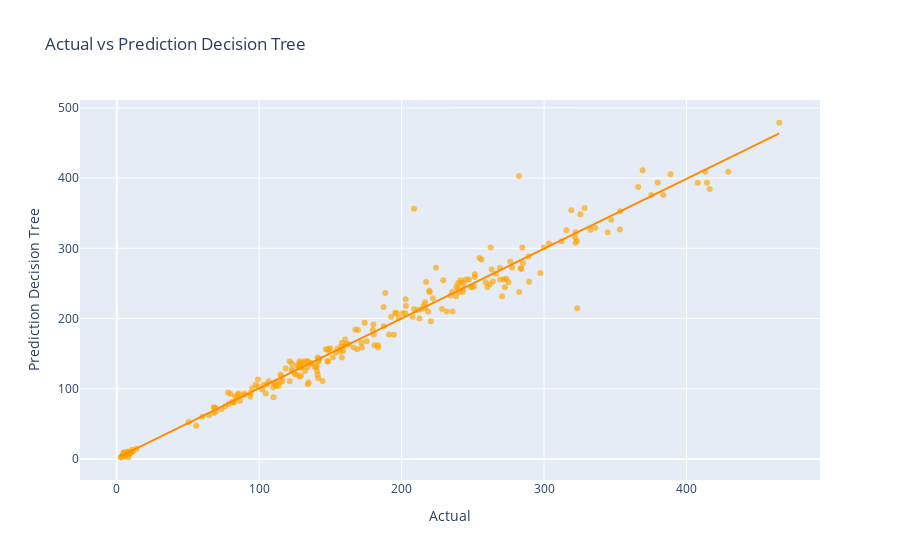

Notebook source saved alongside this figure:
### Code cell
px.scatter(
     x=Y_test, y=y_pred_DTR, opacity=0.65,
    trendline='ols', trendline_color_override='darkorange',
    labels = dict(x = "Actual",y = "Prediction Decision Tree"), color_discrete_sequence=['orange'],
   title = "Actual vs Prediction Decision Tree"
).show()

### Figure 1 — Plotly figure (JSON) as saved in the notebook; plotly's stock layout.template omitted (floating-point values rounded to 4 significant figures; data arrays with more than 128 entries replaced by an {"elided": "..."} marker saying what was removed)
{"data": [{"hovertemplate": "Actual=%{x}<br>Prediction Decision Tree=%{y}<extra></extra>", "legendgroup": "", "marker": {"color": "orange", "opacity": 0.65, "symbol": "circle"}, "mode": "markers", "name": "", "orientation": "v", "showlegend": false, "type": "scatter", "x": {"elided": "261 float values"}, "xaxis": "x", "y": {"elided": "261 float values"}, "yaxis": "y"}, {"hovertemplate": "<b>OLS trendline</b><br>y = 0.994358 * x + 1.2276<br>R<sup>2</sup>=0.967599<br><br>Actual=%{x}<br>Prediction Decision Tree=%{y} <b>(trend)</b><extra></extra>", "legendgroup": "", "line": {"color": "darkorange"}, "marker": {"color": "orange", "symbol": "circle"}, "mode": "lines", "name": "", "showlegend": false, "type": "scatter", "x": {"elided": "261 float values"}, "xaxis": "x", "y": {"elided": "261 float values"}, "yaxis": "y"}], "layout": {"legend": {"tracegroupgap": 0}, "title": {"text": "Actual vs Prediction Decision Tree"}, "xaxis": {"anchor": "y", "domain": [0, 1], "title": {"text": "Actual"}}, "yaxis": {"anchor": "x", "domain": [0, 1], "title": {"text": "Prediction Decision Tree"}}}}
